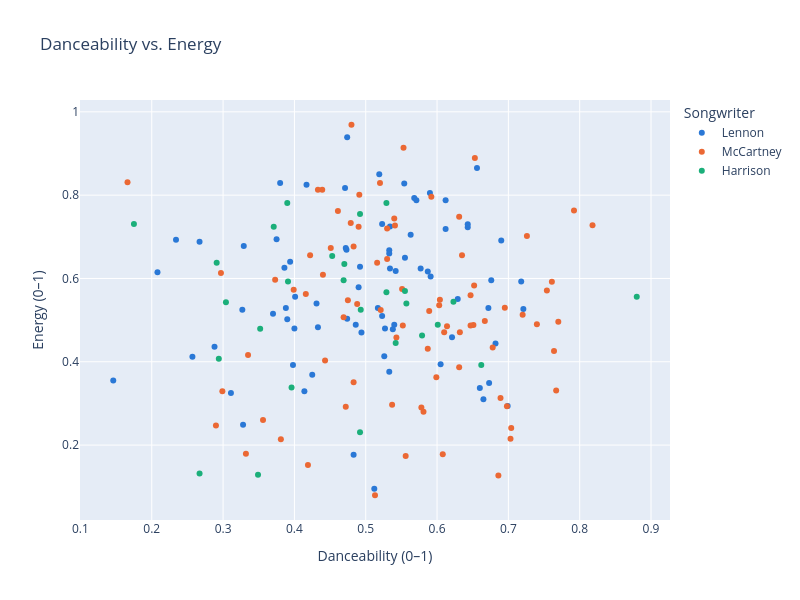

Source (notebook cell):
### Markdown cell above
**Questions to explore**

* Is there a difference between major- and minor-key songs? Is it as big as you expected?
* How do the three songwriters compare in the middle and at the extremes? Hover over the outliers: do they surprise you?
* Swap in other features and other groupings: `x='is_cover'`, `x='billboard_top50'`, or the `period` bins you made with `pd.cut()` in Notebook C.

## 4. Scatter and Bubble Plots

Scatter plots show the **relationship between two numeric variables**, one dot per song. [Docs](https://plotly.com/python/line-and-scatter/)

### Scatter plot with hover data

### Code cell
fig = px.scatter(songs[songs['songwriter_group'].isin(big_three)],
                 x='danceability', y='energy', color='songwriter_group',
                 color_discrete_map=songwriter_colors,
                 hover_data=['title', 'album', 'year'],
                 title='Danceability vs. Energy',
                 labels={'danceability': 'Danceability (0–1)', 'energy': 'Energy (0–1)',
                         'songwriter_group': 'Songwriter'})
fig.update_layout(width=800, height=600)
fig.show()

### Figure 1 — Plotly figure (JSON) as saved in the notebook; plotly's stock layout.template omitted (floating-point values rounded to 4 significant figures; data arrays with more than 128 entries replaced by an {"elided": "..."} marker saying what was removed)
{"data": [{"customdata": {"elided": "77x3 mixed values"}, "hovertemplate": "Songwriter=Lennon<br>Danceability (0–1)=%{x}<br>Energy (0–1)=%{y}<br>title=%{customdata[0]}<br>album=%{customdata[1]}<br>year=%{customdata[2]}<extra></extra>", "legendgroup": "Lennon", "marker": {"color": "#2a78d6", "symbol": "circle"}, "mode": "markers", "name": "Lennon", "orientation": "v", "showlegend": true, "type": "scatter", "x": [0.59, 0.257, 0.49, 0.4, 0.555, 0.612, 0.605, 0.328, 0.526, 0.533, 0.517, 0.643, 0.388, 0.54, 0.538, 0.673, 0.394, 0.486, 0.523, 0.474, 0.699, 0.523, 0.542, 0.146, 0.431, 0.473, 0.534, 0.587, 0.401, 0.69, 0.533, 0.571, 0.682, 0.37, 0.721, 0.643, 0.494, 0.433, 0.492, 0.665, 0.472, 0.629, 0.512, 0.311, 0.676, 0.591, 0.718, 0.425, 0.471, 0.534, 0.554, 0.527, 0.474, 0.234, 0.375, 0.417, 0.386, 0.208, 0.563, 0.577, 0.329, 0.39, 0.483, 0.267, 0.656, 0.621, 0.66, 0.519, 0.38, 0.288, 0.568, 0.327, 0.414, 0.612, 0.672, 0.533, 0.398], "xaxis": "x", "y": [0.805, 0.412, 0.579, 0.48, 0.65, 0.719, 0.394, 0.249, 0.413, 0.376, 0.529, 0.723, 0.529, 0.489, 0.478, 0.349, 0.64, 0.489, 0.731, 0.503, 0.294, 0.51, 0.618, 0.355, 0.54, 0.669, 0.725, 0.617, 0.556, 0.691, 0.668, 0.788, 0.444, 0.515, 0.527, 0.73, 0.47, 0.483, 0.628, 0.31, 0.673, 0.551, 0.0953, 0.325, 0.596, 0.605, 0.593, 0.369, 0.817, 0.624, 0.828, 0.48, 0.939, 0.693, 0.694, 0.825, 0.626, 0.615, 0.705, 0.624, 0.678, 0.502, 0.177, 0.688, 0.865, 0.459, 0.337, 0.85, 0.829, 0.436, 0.793, 0.525, 0.329, 0.788, 0.529, 0.66, 0.392], "yaxis": "y"}, {"customdata": {"elided": "81x3 mixed values"}, "hovertemplate": "Songwriter=McCartney<br>Danceability (0–1)=%{x}<br>Energy (0–1)=%{y}<br>title=%{customdata[0]}<br>album=%{customdata[1]}<br>year=%{customdata[2]}<extra></extra>", "legendgroup": "McCartney", "marker": {"color": "#eb6834", "symbol": "circle"}, "mode": "markers", "name": "McCartney", "orientation": "v", "showlegend": true, "type": "scatter", "x": [0.416, 0.587, 0.767, 0.516, 0.48, 0.541, 0.686, 0.483, 0.543, 0.475, 0.603, 0.754, 0.652, 0.581, 0.74, 0.469, 0.483, 0.761, 0.632, 0.419, 0.77, 0.556, 0.521, 0.479, 0.166, 0.703, 0.29, 0.399, 0.54, 0.537, 0.491, 0.553, 0.631, 0.614, 0.689, 0.439, 0.667, 0.44, 0.647, 0.513, 0.631, 0.443, 0.53, 0.52, 0.61, 0.297, 0.472, 0.764, 0.578, 0.608, 0.818, 0.422, 0.635, 0.49, 0.651, 0.599, 0.451, 0.653, 0.53, 0.381, 0.72, 0.678, 0.592, 0.433, 0.647, 0.356, 0.299, 0.461, 0.551, 0.726, 0.552, 0.373, 0.695, 0.704, 0.589, 0.792, 0.604, 0.332, 0.335, 0.488, 0.698], "xaxis": "x", "y": [0.563, 0.431, 0.331, 0.638, 0.969, 0.727, 0.127, 0.677, 0.458, 0.548, 0.536, 0.571, 0.583, 0.28, 0.49, 0.507, 0.351, 0.592, 0.471, 0.152, 0.496, 0.174, 0.524, 0.733, 0.831, 0.215, 0.247, 0.573, 0.744, 0.297, 0.801, 0.914, 0.387, 0.485, 0.313, 0.813, 0.498, 0.609, 0.56, 0.0796, 0.748, 0.403, 0.647, 0.829, 0.471, 0.613, 0.292, 0.426, 0.29, 0.178, 0.728, 0.656, 0.656, 0.724, 0.488, 0.363, 0.673, 0.889, 0.72, 0.214, 0.513, 0.434, 0.796, 0.813, 0.487, 0.26, 0.329, 0.762, 0.575, 0.702, 0.487, 0.597, 0.53, 0.241, 0.522, 0.763, 0.549, 0.179, 0.416, 0.539, 0.293], "yaxis": "y"}, {"customdata": [["All Things Must Pass", "Anthology 3", 1969], ["Blue Jay Way", "Magical Mystery Tour", 1967], ["Circles", "The Beatles", 1968], ["Don't Bother Me", "With the Beatles", 1963], ["For You Blue", "Let It Be", 1969], ["Here Comes the Sun", "Abbey Road", 1969], ["I Me Mine", "Let It Be", 1970], ["I Need You", "Help!", 1965], ["I Want to Tell You", "Revolver", 1966], ["If I Needed Someone", "Rubber Soul", 1965], ["It's All Too Much", "Yellow Submarine", 1967], ["Long, Long, Long", "The Beatles", 1968], ["Love You to", "Revolver", 1966], ["Not Guilty", "Anthology 3", 1968], ["Old Brown Shoe", "Past Masters (Vols. 1 & 2 / Remastered)", 1969], ["Only a Northern Song", "Yellow Submarine", 1967], ["Piggies", "The Beatles", 1968], ["Savoy Truffle", "The Beatles", 1968], ["Something", "Abbey Road", 1969], ["Sour Milk Sea", "Unreleased", 1968], ["Taxman", "Revolver", 1966], ["The Inner Light", "Past Masters (Vols. 1 & 2 / Remastered)", 1968], ["Think for Yourself", "Rubber Soul", 1965], ["While My Guitar Gently Weeps", "The Beatles", 1968], ["Within You Without You", "Sgt. Pepper's Lonely Hearts Club Band", 1967], ["You Know What to Do", "Anthology 1", 1964], ["You Like Me Too Much", "Help!", 1965]], "hovertemplate": "Songwriter=Harrison<br>Danceability (0–1)=%{x}<br>Energy (0–1)=%{y}<br>title=%{customdata[0]}<br>album=%{customdata[1]}<br>year=%{customdata[2]}<extra></extra>", "legendgroup": "Harrison", "marker": {"color": "#1baf7a", "symbol": "circle"}, "mode": "markers", "name": "Harrison", "orientation": "v", "showlegend": true, "type": "scatter", "x": [0.492, 0.294, 0.267, 0.371, 0.88, 0.557, 0.291, 0.601, 0.493, 0.492, 0.39, 0.349, 0.391, 0.47, 0.529, 0.175, 0.542, 0.623, 0.396, 0.662, 0.469, 0.304, 0.529, 0.453, 0.352, 0.579, 0.555], "xaxis": "x", "y": [0.231, 0.407, 0.132, 0.724, 0.556, 0.54, 0.638, 0.489, 0.525, 0.755, 0.781, 0.129, 0.593, 0.635, 0.781, 0.731, 0.445, 0.544, 0.338, 0.392, 0.596, 0.543, 0.567, 0.654, 0.479, 0.463, 0.57], "yaxis": "y"}], "layout": {"height": 600, "legend": {"title": {"text": "Songwriter"}, "tracegroupgap": 0}, "title": {"text": "Danceability vs. Energy"}, "width": 800, "xaxis": {"anchor": "y", "domain": [0.0, 1.0], "title": {"text": "Danceability (0–1)"}}, "yaxis": {"anchor": "x", "domain": [0.0, 1.0], "title": {"text": "Energy (0–1)"}}}}
